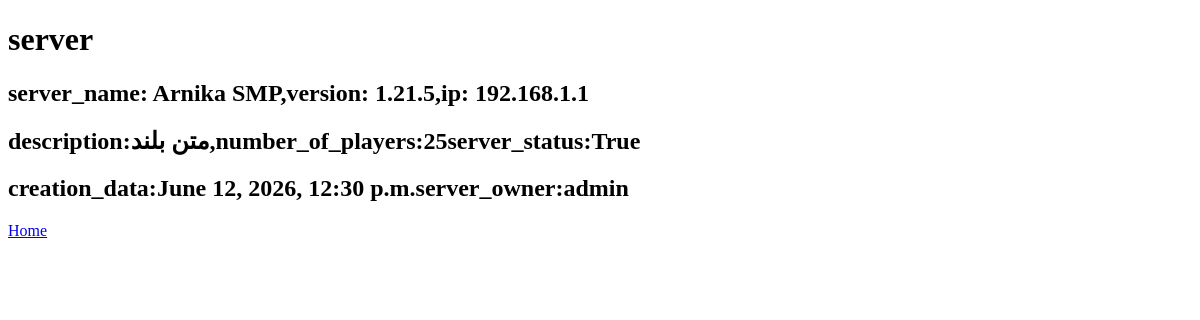
The page /server-information/ (signed in) on the database as committed earlier.
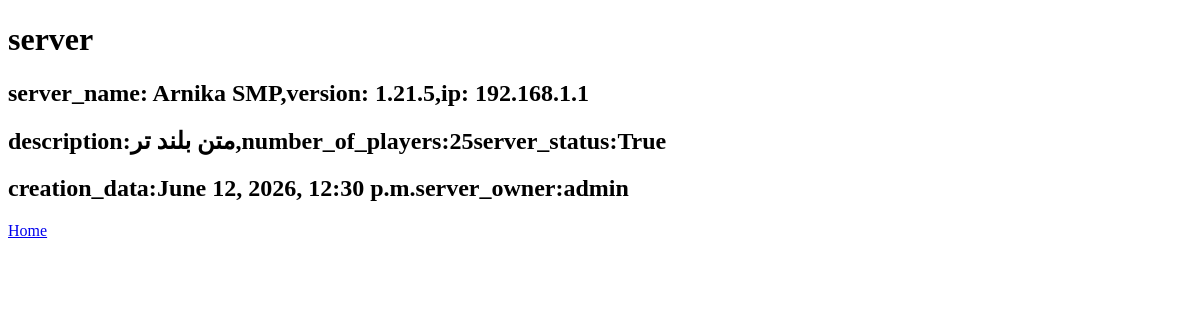
The same page on the database as committed later.
### server/models.py (models this page shows, shortened)
class Server(models.Model):
    server_name = models.CharField(max_length=50)
    version = models.CharField( max_length=50)
    ip = models.GenericIPAddressField()
    description = models.TextField()
    number_of_players = models.IntegerField(default=0)
    server_status = models.BooleanField()
    creation_data = models.DateTimeField(auto_now_add=True)
    server_owner  = models.ForeignKey( settings.AUTH_USER_MODEL,on_delete=models.CASCADE)

### server/views.py (the view)
# urls.py: path('server-information/', server_information_viwe, name='server_information'),
def server_information_viwe(request):
    server_id = request.GET.get("id")
    if server_id:
        server = Server.objects.get(id=server_id)
    else:
        server = Server.objects.all().first()
    context = {'server_name':server.server_name,
                'version':server.version,
                'ip':server.ip,
                'description':server.description,
                'number_of_players': server.number_of_players,
                'server_status':server.server_status,
                'creation_data':server.creation_data,
                'server_owner':server.server_owner,
                }
    return render(request, "show_server_information.html", context)

### server/templates/show_server_information.html (shortened to what this page needs)
<!DOCTYPE html>
<html lang="en">
<head>
</head>
<body>
    {% if user.is_authenticated %}
        <h1>server</h1>
        <h2>server_name: {{server_name}},version: {{version}},ip: {{ip}}</h2>
        <h2>description:{{description}},number_of_players:{{number_of_players}}server_status:{{server_status}}</h2>
        <h2>creation_data:{{creation_data}}server_owner:{{server_owner}}</h2>
        <a href="{% url 'home' %}">Home</a>
    {% else %}
    <form method="get" action="{% url 'login' %}">
        <button type="submit">Enter to site</button>
    </form> {% endif %}
</body>
</html>

Rows that differ between the two databases and show on the page:
changed Server "Arnika SMP": description "متن بلند" → "متن بلند تر"
